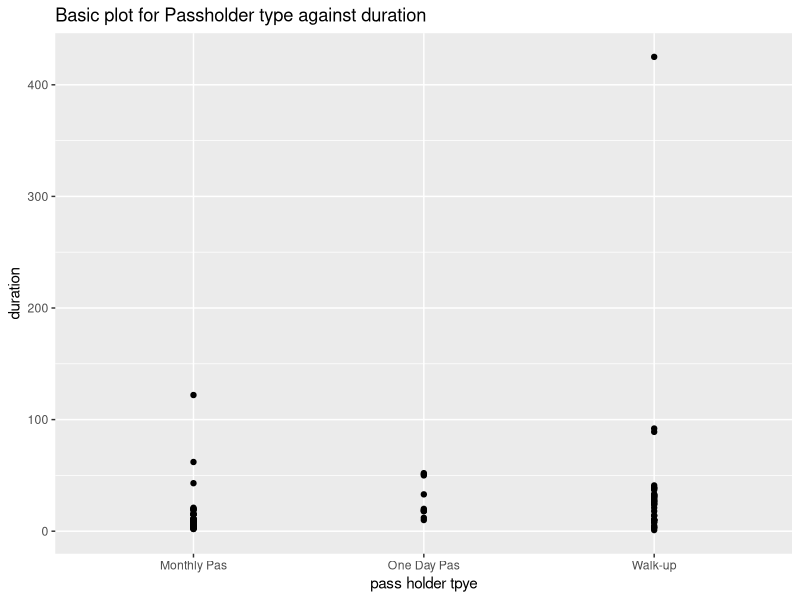

Source code (R):
## ---- chunk 1
library(ggplot2)
duration_passholder_type_100 = read.csv("duration_passholder_type_100.csv", header = TRUE)
## ---- chunk 2
qplot(duration_passholder_type_100$passholder_type,duration_passholder_type_100$duration,main = "Basic plot for Passholder type against duration",xlab = "pass holder tpye", ylab = "duration")
## ---- chunk 3
duration_passholder_type_station_name_100 = read.csv("duration_passholder_type_station_name_100.csv", header = TRUE)
